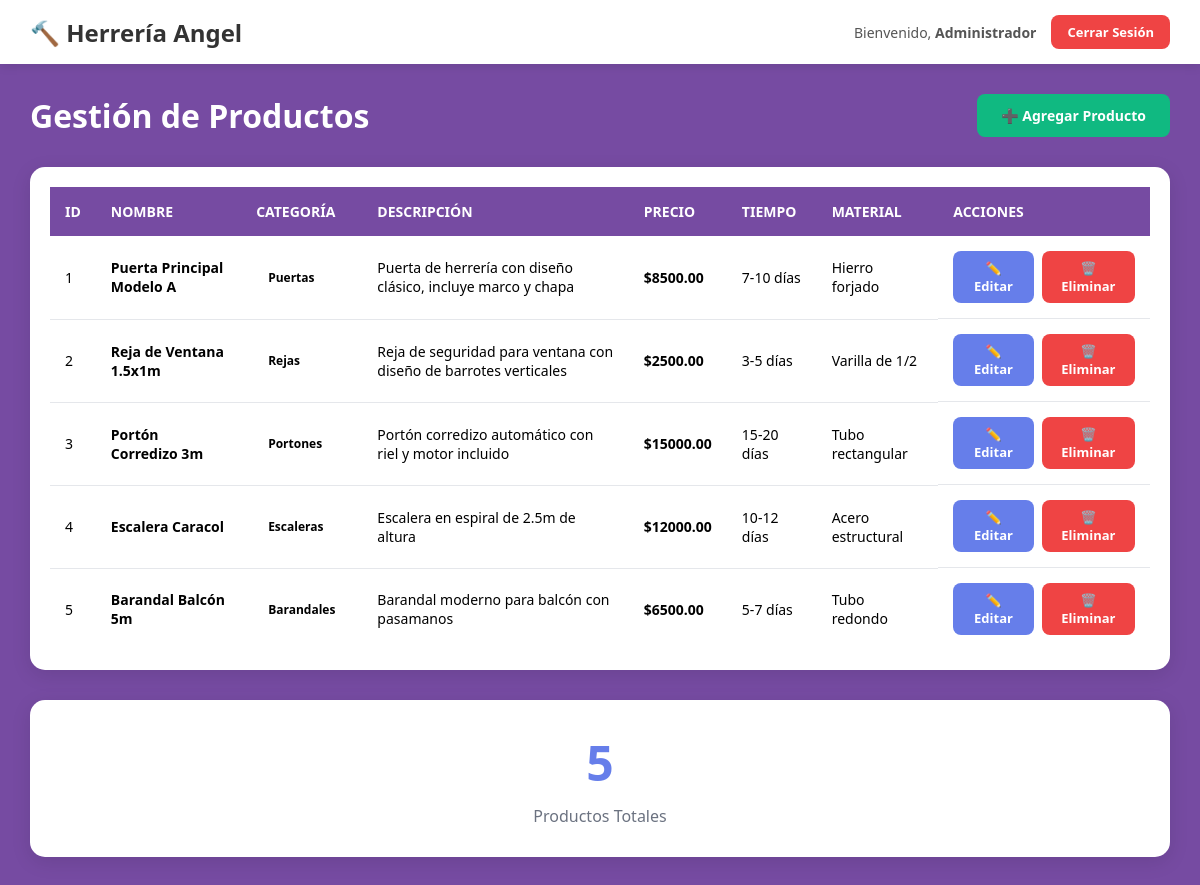
Page /home.php (signed in) on the committed database.
### tables this page shows
CREATE TABLE Productos (
    id INT PRIMARY KEY AUTO_INCREMENT,
    nombre VARCHAR(150) NOT NULL,
    categoria ENUM('Puertas', 'Ventanas', 'Rejas', 'Portones', 'Escaleras', 'Barandales', 'Otros') NOT NULL,
    descripcion TEXT,
    precio DECIMAL(10,2) NOT NULL,
    tiempo_elaboracion VARCHAR(50),
    material VARCHAR(100),
    fecha_creacion TIMESTAMP DEFAULT CURRENT_TIMESTAMP,
    fecha_actualizacion TIMESTAMP DEFAULT CURRENT_TIMESTAMP ON UPDATE CURRENT_TIMESTAMP
);

### home.php (the view, shortened to what this page needs)
<?php
include 'config/conexion.php';
$sql = "SELECT * FROM Productos ORDER BY fecha_creacion DESC";
$resultado = $conn->query($sql);
?>
<!DOCTYPE html>
<html lang="es">
<head>
    <link rel="stylesheet" href="assets/css/styles.css">
</head>
<body>
    <nav class="navbar">
        <div class="nav-container">
            <div class="nav-brand">
                <h2>🔨 Herrería Angel</h2>
            </div>
            <div class="nav-menu">
                <span class="user-info">
                    Bienvenido, <strong><?php echo $_SESSION['usuario_nombre']; ?></strong>
                </span>
                <a href="logout.php" class="btn btn-danger btn-sm">Cerrar Sesión</a>
            </div>
        </div>
    </nav>
    <div class="container">
        <div class="page-header">
            <h1>Gestión de Productos</h1>
            <a href="agregar.php" class="btn btn-success">➕ Agregar Producto</a>
        </div>
        <div class="table-container">
            <table class="table">
                <thead>
                    <tr>
                        <th>ID</th>
                        <th>Nombre</th>
                        <th>Categoría</th>
                        <th>Descripción</th>
                        <th>Precio</th>
                        <th>Tiempo</th>
                        <th>Material</th>
                        <th>Acciones</th>
                    </tr>
                </thead>
                <tbody>
                    <?php if ($resultado->num_rows > 0) { ?>
                        <?php while ($producto = $resultado->fetch_assoc()) { ?>
                            <tr>
                                <td><?php echo $producto['id']; ?></td>
                                <td><strong><?php echo $producto['nombre']; ?></strong></td>
                                <td>
                                    <span class="badge badge-<?php echo $producto['categoria']; ?>">
                                        <?php echo $producto['categoria']; ?>
                                    </span>
                                </td>
                                <td><?php echo $producto['descripcion']; ?></td>
                                <td><strong>$<?php echo $producto['precio']; ?></strong></td>
                                <td><?php echo $producto['tiempo_elaboracion']; ?></td>
                                <td><?php echo $producto['material']; ?></td>
                                <td class="actions">
                                    <a href="editar.php?id=<?php echo $producto['id']; ?>"
                                       class="btn btn-warning btn-sm">✏️ Editar</a>
                                    <a href="eliminar.php?id=<?php echo $producto['id']; ?>"
                                       class="btn btn-danger btn-sm"
                                       onclick="return confirm('¿Está seguro de eliminar este producto?')">
                                       🗑️ Eliminar
                                    </a>
                                </td>
                            </tr>
                        <?php } ?>
                    <?php } else { ?>
                        <tr>
                            <td colspan="8" class="text-center">No hay productos registrados</td>
                        </tr>
                    <?php } ?>
                </tbody>
            </table>
        </div>
        <div class="stats">
            <div class="stat-card">
                <h3><?php echo $resultado->num_rows; ?></h3>
                <p>Productos Totales</p>
            </div>
        </div>
    </div>
</body>
</html>

### assets/css/styles.css (style rules this page uses)
* { margin: 0; padding: 0; box-sizing: border-box; }
body { font-family: 'Segoe UI', Tahoma, Geneva, Verdana, sans-serif; background: #764ba2; min-height: 100vh; }
.btn { display: inline-block; padding: 12px 24px; border: none; border-radius: 8px; font-size: 14px; font-weight: 600; text-decoration: none; cursor: pointer; transition: all 0.3s; text-align: center; }
.btn-success { background: #10b981; color: white; }
.btn-warning { background: #667eea; color: white; }
.btn-danger { background: #ef4444; color: white; }
.btn-sm { padding: 8px 16px; font-size: 13px; }
.navbar { background: white; box-shadow: 0 2px 10px rgba(0,0,0,0.1); padding: 0; }
.nav-container { max-width: 1400px; margin: 0 auto; padding: 15px 30px; display: flex; justify-content: space-between; align-items: center; }
.nav-brand h2 { color: #333; font-size: 24px; }
.nav-menu { display: flex; align-items: center; gap: 15px; }
.user-info { color: #555; font-size: 14px; }
.container { max-width: 1400px; margin: 30px auto; padding: 0 30px; }
.page-header { display: flex; justify-content: space-between; align-items: center; margin-bottom: 30px; }
.page-header h1 { color: white; font-size: 32px; }
.table-container { background: white; border-radius: 15px; padding: 20px; box-shadow: 0 5px 20px rgba(0,0,0,0.1); overflow-x: auto; }
.table { width: 100%; border-collapse: collapse; }
.table thead { background: #764ba2; color: white; }
.table th { padding: 15px; text-align: left; font-weight: 600; font-size: 14px; text-transform: uppercase; }
.table td { padding: 15px; border-bottom: 1px solid #e5e7eb; font-size: 14px; }
.table tbody tr:last-child td { border-bottom: none; }
.actions { display: flex; gap: 8px; }
.badge { display: inline-block; padding: 5px 12px; border-radius: 20px; font-size: 12px; font-weight: 600; }
.stats { display: grid; grid-template-columns: repeat(auto-fit, minmax(200px, 1fr)); gap: 20px; margin-top: 30px; }
.stat-card { background: white; border-radius: 15px; padding: 30px; text-align: center; box-shadow: 0 5px 20px rgba(0,0,0,0.1); }
.stat-card h3 { font-size: 48px; color: #667eea; margin-bottom: 10px; }
.stat-card p { color: #6b7280; font-size: 16px; }

### rows in the picture
productos: id "1", nombre "Puerta Principal Modelo A", categoria "Puertas", descripcion "Puerta de herrería con diseño clásico, incluye marco y chapa", precio "8500.00", tiempo_elaboracion "7-10 días", material "Hierro forjado"
productos: id "2", nombre "Reja de Ventana 1.5x1m", categoria "Rejas", descripcion "Reja de seguridad para ventana con diseño de barrotes verticales", precio "2500.00", tiempo_elaboracion "3-5 días", material "Varilla de 1/2"
productos: id "3", nombre "Portón Corredizo 3m", categoria "Portones", descripcion "Portón corredizo automático con riel y motor incluido", precio "15000.00", tiempo_elaboracion "15-20 días", material "Tubo rectangular"
productos: id "4", nombre "Escalera Caracol", categoria "Escaleras", descripcion "Escalera en espiral de 2.5m de altura", precio "12000.00", tiempo_elaboracion "10-12 días", material "Acero estructural"
productos: id "5", nombre "Barandal Balcón 5m", categoria "Barandales", descripcion "Barandal moderno para balcón con pasamanos", precio "6500.00", tiempo_elaboracion "5-7 días", material "Tubo redondo"

### other values in the picture
$_SESSION['usuario_nombre'] "Administrador"
$resultado->num_rows "5"
